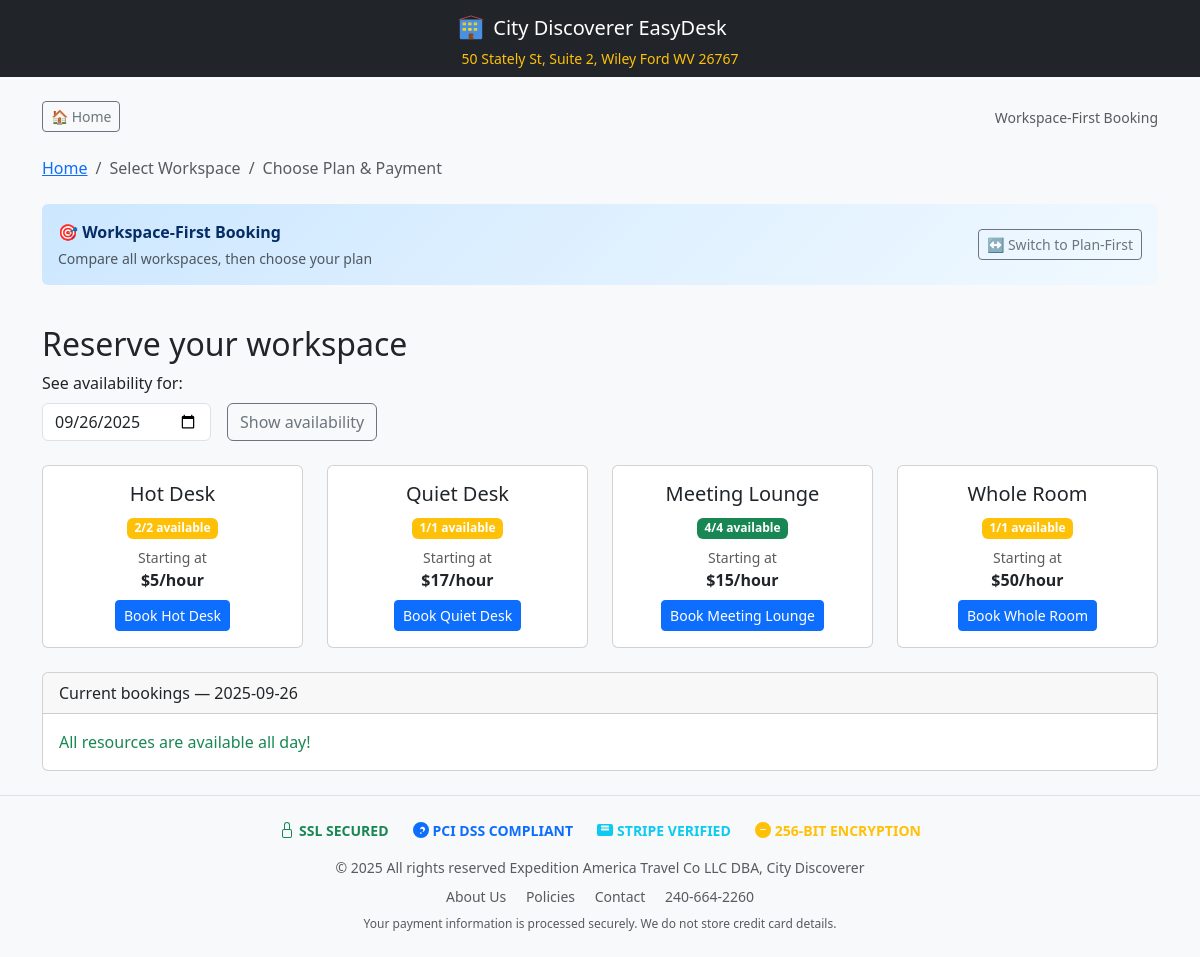
Screenshot of /book with the database file from the repository.
### main.py (models this page shows, shortened)
class Resource(db.Model):
    id = db.Column(db.Integer, primary_key=True)
    name = db.Column(db.String(120), nullable=False)
    hourly_rate_cents = db.Column(db.Integer, nullable=False)
    day_rate_cents = db.Column(db.Integer, nullable=False, default=0)
    week_rate_cents = db.Column(db.Integer, nullable=False, default=0)
    month_rate_cents = db.Column(db.Integer, nullable=False, default=0)
    capacity = db.Column(db.Integer, default=10)
    opening_hours = db.Column(db.Text)  # JSON string
    active = db.Column(db.Boolean, default=True)

### main.py (the view)
@app.get("/book")
def book_page():
    resources = Resource.query.filter_by(active=True).all()
    date = request.args.get("date") or dt.date.today().isoformat()
    pre_selected_plan = request.args.get("plan")  # Get pre-selected plan from URL
    flow_type = request.args.get("flow", "workspace-first")  # Default to workspace-first
    grouped = day_bookings(date)
    if pre_selected_plan and not request.args.get("flow"):
        flow_type = "plan-first"
    capacity_info = {}
    for r in resources:
        start_dt = parse_dt(date, "09:00")
        end_dt = parse_dt(date, "17:00")
        available = seats_left(r.id, start_dt, end_dt)
        capacity_info[r.id] = {"available": available, "total": r.capacity}
    plan_display_names = {
        "hour": "Hourly",
        "day": "Day Pass",
        "week": "Week Pass",
        "month": "Month Pass"
    }
    return render_template("book.html",
                         resources=resources,
                         promo=PROMO_CODE,
                         date=date,
                         grouped=grouped,
                         capacity_info=capacity_info,
                         as_money=as_money,
                         use_mercury=USE_MERCURY,
                         allow_pos=ALLOW_POS_CHECKOUT,
                         pre_selected_plan=pre_selected_plan,
                         flow_type=flow_type,
                         plan_display_names=plan_display_names,
                         stripe_public_key=STRIPE_PUBLIC_KEY)

### main.py (called while the page is built)
def parse_dt(date_str, time_str):
    y, m, d = map(int, date_str.split("-"))
    hh, mm = map(int, time_str.split(":"))
    return dt.datetime(y, m, d, hh, mm)

def seats_left(resource_id, start_dt, end_dt):
    resource = Resource.query.get(resource_id)
    if not resource:
        return 0
    used_seats = db.session.query(db.func.coalesce(db.func.sum(Booking.seats), 0)).filter(
        Booking.resource_id == resource_id,
        Booking.status.in_(["reserved", "paid", "checked_in", "free"]),
        Booking.start_dt < end_dt,
        Booking.end_dt > start_dt
    ).scalar() or 0
    return max(0, resource.capacity - used_seats)

def day_bookings(date_str):
    y, m, d = map(int, date_str.split("-"))
    start = dt.datetime(y, m, d, 0, 0)
    end = start + dt.timedelta(days=1)
    bookings = Booking.query.filter(
        Booking.start_dt < end,
        Booking.end_dt > start,
        Booking.status.in_(["reserved", "paid", "checked_in", "free"])
    ).order_by(Booking.resource_id, Booking.start_dt).all()
    grouped = {}
    for b in bookings:
        grouped.setdefault(b.resource_id, []).append(b)
    return grouped

### templates/book.html (shortened to what this page needs)
{% extends "base.html" %}
{% block content %}
<div class="d-flex justify-content-between align-items-center mb-4">
  <div>
    <a href="/" class="btn btn-outline-secondary btn-sm">
      🏠 Home
    </a>
  </div>
  <div class="text-end">
    {% if flow_type == 'plan-first' %}
      <small class="text-muted">Plan-First Booking</small>
    {% else %}
      <small class="text-muted">Workspace-First Booking</small>
    {% endif %}
  </div>
</div>
<nav aria-label="Booking flow breadcrumb">
  <ol class="breadcrumb mb-4">
    <li class="breadcrumb-item"><a href="/">Home</a></li>
    {% if flow_type == 'plan-first' %}
      <li class="breadcrumb-item">
        <a href="/" data-bs-toggle="modal" data-bs-target="#planSelectionModal">Choose Plan</a>
      </li>
      <li class="breadcrumb-item active">
        Select Workspace ({{ plan_display_names.get(pre_selected_plan, pre_selected_plan) }})
      </li>
      <li class="breadcrumb-item text-muted">Payment</li>
    {% else %}
      <li class="breadcrumb-item active">Select Workspace</li>
      <li class="breadcrumb-item text-muted">Choose Plan & Payment</li>
    {% endif %}
  </ol>
</nav>
{% if flow_type == 'plan-first' and pre_selected_plan %}
<div class="row mb-4">
  <div class="col-12">
    <div class="alert alert-success border-0" style="background: linear-gradient(135deg, #d4edda 0%, #f1fdf4 100%);">
      <div class="d-flex justify-content-between align-items-center">
        <div>
          <strong>✅ {{ plan_display_names.get(pre_selected_plan, pre_selected_plan) }} booking selected</strong>
          <div class="small text-muted mt-1">Choose your workspace below</div>
        </div>
        <div>
          <button class="btn btn-outline-secondary btn-sm" onclick="switchToWorkspaceFirst()">
            ↔️ Switch to Workspace-First
          </button>
          <button class="btn btn-outline-primary btn-sm ms-2" data-bs-toggle="modal" data-bs-target="#changePlanModal">
            ← Change Plan
          </button>
        </div>
      </div>
    </div>
  </div>
</div>
<h2>Choose your workspace</h2>
<p class="text-muted mb-4">
  {% if pre_selected_plan == 'hour' %}Book specific time slots with flexible scheduling{% endif %}
  {% if pre_selected_plan == 'day' %}Full day access within business hours{% endif %}
  {% if pre_selected_plan == 'week' %}7 consecutive days of unlimited access{% endif %}
  {% if pre_selected_plan == 'month' %}30 consecutive days of unlimited access{% endif %}
</p>
<div class="row g-3 mb-4">
  <div class="col-auto">
    <label class="form-label">See availability for:</label>
    <input type="date" id="selected-date" value="{{ date }}" class="form-control">
  </div>
  <div class="col-auto align-self-end">
    <button class="btn btn-outline-secondary" onclick="showAvailabilityCalendar()">Show availability</button>
  </div>
</div>
<div class="row g-4 mb-4">
  {% for r in resources %}
  <div class="col-md-6">
    <div class="card h-100 resource-card" onclick="selectResourceForPlan({{ r.id }}, '{{ r.name }}', '{{ pre_selected_plan }}')">
      <div class="card-body">
        <h5 class="card-title">{{ r.name }}</h5>
        <p class="text-muted">Capacity: {{ r.capacity }} seats</p>
        {% set info = capacity_info.get(r.id, {'available': r.capacity, 'total': r.capacity}) %}
        <span class="badge mb-3 {{ 'bg-success' if info.available > 2 else 'bg-warning' if info.available > 0 else 'bg-danger' }}">
          {{ info.available }}/{{ info.total }} available
        </span>
        <div class="pricing-display">
          {% if pre_selected_plan == 'hour' %}
            <h4 class="text-primary">${{ "%.0f"|format(r.hourly_rate_cents/100) }}<small>/hour</small></h4>
          {% elif pre_selected_plan == 'day' %}
            <h4 class="text-primary">${{ "%.0f"|format(r.day_rate_cents/100) }}<small>/day</small></h4>
          {% elif pre_selected_plan == 'week' %}
            <h4 class="text-primary">${{ "%.0f"|format(r.week_rate_cents/100) }}<small>/week</small></h4>
          {% elif pre_selected_plan == 'month' %}
            <h4 class="text-primary">${{ "%.0f"|format(r.month_rate_cents/100) }}<small>/month</small></h4>
          {% endif %}
        </div>
        <button class="btn btn-primary w-100 mt-3">
          Book {{ r.name }}
        </button>
      </div>
    </div>
  </div>
  {% endfor %}
</div>
{% else %}
<div class="row mb-4">
  <div class="col-12">
    <div class="alert alert-primary border-0" style="background: linear-gradient(135deg, #cce7ff 0%, #f1f9ff 100%);">
      <div class="d-flex justify-content-between align-items-center">
        <div>
          <strong>🎯 Workspace-First Booking</strong>
          <div class="small text-muted mt-1">Compare all workspaces, then choose your plan</div>
        </div>
        <div>
          <button class="btn btn-outline-secondary btn-sm" onclick="switchToPlanFirst()">
            ↔️ Switch to Plan-First
          </button>
        </div>
      </div>
    </div>
  </div>
</div>
<h2>Reserve your workspace</h2>
<form method="get" action="/book" class="row g-3 mb-4">
  <div class="col-auto">
    <label class="form-label">See availability for:</label>
    <input type="date" name="date" value="{{ date }}" class="form-control">
  </div>
  <div class="col-auto align-self-end">
    <button class="btn btn-outline-secondary">Show availability</button>
  </div>
</form>
<div class="row g-4 mb-4">
  {% for r in resources %}
  <div class="col-md-6 col-lg-3">
    <div class="card h-100 resource-card" data-resource-id="{{ r.id }}" onclick="selectResource({{ r.id }}, '{{ r.name }}')">
      <div class="card-body text-center">
        <h5 class="card-title">{{ r.name }}</h5>
        {% set info = capacity_info.get(r.id, {'available': r.capacity, 'total': r.capacity}) %}
        <span class="badge mb-2 {{ 'bg-success' if info.available > 2 else 'bg-warning' if info.available > 0 else 'bg-danger' }}">
          {{ info.available }}/{{ info.total }} available
        </span>
        <div class="pricing-preview">
          <small class="text-muted d-block">Starting at</small>
          <strong>${{ "%.0f"|format(r.hourly_rate_cents/100) }}/hour</strong>
        </div>
        <button class="btn btn-primary btn-sm mt-2">
          Book {{ r.name }}
        </button>
      </div>
    </div>
  </div>
  {% endfor %}
</div>
{% endif %}
<div class="card">
  <div class="card-header">Current bookings — {{ date }}</div>
  <div class="card-body">
    {% if grouped %}
      <div class="row">
        {% for resource_id, bookings in grouped.items() %}
          {% set resource = resources|selectattr("id", "equalto", resource_id)|first %}
          <div class="col-md-6 mb-3">
            <h6>{{ resource.name if resource else 'Resource ' + resource_id|string }}</h6>
            {% for b in bookings %}
              <span class="badge text-bg-secondary me-1 mb-1">
                {{ b.start_dt.strftime("%I:%M %p") }}–{{ b.end_dt.strftime("%I:%M %p") }}
                {% if b.plan_type != 'hour' %}({{ b.plan_type }} pass){% endif %}
              </span>
            {% endfor %}
          </div>
        {% endfor %}
      </div>
    {% else %}
      <p class="text-success mb-0">All resources are available all day!</p>
    {% endif %}
  </div>
</div>
{% endblock %}

### templates/base.html (shortened to what this page needs)
<!doctype html>
<html>
<head>
  <link href="https://cdn.jsdelivr.net/npm/bootstrap@5.3.3/dist/css/bootstrap.min.css" rel="stylesheet">
</head>
<body class="bg-light">
<nav class="navbar navbar-expand-lg navbar-dark bg-dark">
  <div class="container">
    <div class="mx-auto text-center">
      <a class="navbar-brand d-flex align-items-center justify-content-center" href="/">
        City Discoverer EasyDesk
      </a>
      <div class="text-warning small">50 Stately St, Suite 2, Wiley Ford WV 26767</div>
    </div>
  </div>
</nav>
<main class="container py-4">
  {% block content %}{% endblock %}
</main>
<footer class="border-top py-4 text-center small text-muted">
  <div class="container">
    <div class="d-flex justify-content-center align-items-center flex-wrap mb-3 gap-4">
      <div class="d-flex align-items-center text-success">
        <svg width="16" height="16" fill="currentColor" class="me-1" viewBox="0 0 16 16">
          <path d="M8 1a2 2 0 0 1 2 2v4H6V3a2 2 0 0 1 2-2zm3 6V3a3 3 0 0 0-6 0v4a2 2 0 0 0-2 2v5a2 2 0 0 0 2 2h6a2 2 0 0 0 2-2V9a2 2 0 0 0-2-2zM5 8h6a1 1 0 0 1 1 1v5a1 1 0 0 1-1 1H5a1 1 0 0 1-1-1V9a1 1 0 0 1 1-1z"/>
        </svg>
        <span class="fw-bold">SSL SECURED</span>
      </div>
      <div class="d-flex align-items-center text-primary">
        <svg width="16" height="16" fill="currentColor" class="me-1" viewBox="0 0 16 16">
          <path d="M8 0a8 8 0 1 0 0 16A8 8 0 0 0 8 0zM7.002 11.002a.868.868 0 1 1 1.736 0 .868.868 0 0 1-1.736 0zm.282-3.999a.5.5 0 0 1-.004-.693A2.5 2.5 0 1 1 10.5 9.5a.5.5 0 0 1-1 0 1.5 1.5 0 1 0-2.216-1.192z"/>
        </svg>
        <span class="fw-bold">PCI DSS COMPLIANT</span>
      </div>
      <div class="d-flex align-items-center text-info">
        <span class="fw-bold">STRIPE VERIFIED</span>
      </div>
      <div class="d-flex align-items-center text-warning">
        <svg width="16" height="16" fill="currentColor" class="me-1" viewBox="0 0 16 16">
          <path d="M5.5 7a.5.5 0 0 0 0 1h5a.5.5 0 0 0 0-1h-5zM8 0a8 8 0 1 1 0 16A8 8 0 0 1 8 0zM7 2.5A1.5 1.5 0 0 1 8.5 1h.5a.5.5 0 0 1 0 1h-.5a.5.5 0 0 0-.5.5v1h1a.5.5 0 0 1 0 1H7a.5.5 0 0 1-.5-.5v-1A1.5 1.5 0 0 1 7 2.5z"/>
        </svg>
        <span class="fw-bold">256-BIT ENCRYPTION</span>
      </div>
    </div>
    <div class="text-muted">
      © 2025 All rights reserved Expedition America Travel Co LLC DBA, City Discoverer
    </div>
    <div class="mt-2">
      <a href="/about" class="text-decoration-none text-muted me-3">About Us</a>
      <a href="/policies" class="text-decoration-none text-muted me-3">Policies</a>
      <a href="mailto:hello@citydiscoverer.ai" class="text-decoration-none text-muted me-3">Contact</a>
      <a href="tel:240-664-2260" class="text-decoration-none text-muted">240-664-2260</a>
    </div>
    <div class="text-muted mt-2" style="font-size: 0.75rem;">
      Your payment information is processed securely. We do not store credit card details.
    </div>
  </div>
</footer>
</body>
</html>

### rows the page displays
Resource: name "Hot Desk", available "2", total "2", r.hourly_rate_cents/100 "5"
Resource: name "Quiet Desk", available "1", total "1", r.hourly_rate_cents/100 "17"
Resource: name "Meeting Lounge", available "4", total "4", r.hourly_rate_cents/100 "15"
Resource: name "Whole Room", available "1", total "1", r.hourly_rate_cents/100 "50"

### other values shown
{{ date }} "2025-09-26"
